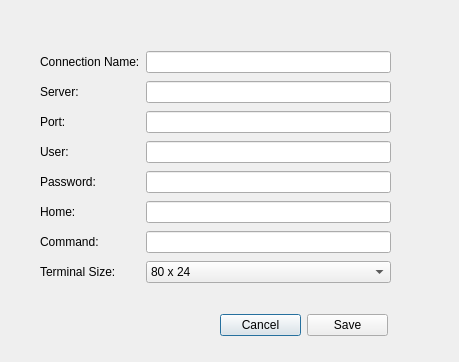
<?xml version="1.0" encoding="UTF-8"?>
<ui version="4.0">
 <class>HelicalServerDetailsDialog</class>
 <widget class="QDialog" name="HelicalServerDetailsDialog">
  <property name="geometry">
   <rect>
    <x>0</x>
    <y>0</y>
    <width>459</width>
    <height>362</height>
   </rect>
  </property>
  <property name="windowTitle">
   <string>Dialog</string>
  </property>
  <widget class="QWidget" name="layoutWidget">
   <property name="geometry">
    <rect>
     <x>40</x>
     <y>49</y>
     <width>351</width>
     <height>244</height>
    </rect>
   </property>
   <layout class="QGridLayout" name="gridLayout">
    <item row="0" column="1">
     <widget class="QLineEdit" name="connectionNameLineEdit"/>
    </item>
    <item row="2" column="1">
     <widget class="QLineEdit" name="serverPortLineEdit"/>
    </item>
    <item row="6" column="0">
     <widget class="QLabel" name="commandLabel">
      <property name="text">
       <string>Command:</string>
      </property>
     </widget>
    </item>
    <item row="6" column="1">
     <widget class="QLineEdit" name="commandLineEdit"/>
    </item>
    <item row="4" column="1">
     <widget class="QLineEdit" name="userPasswordLineEdit"/>
    </item>
    <item row="1" column="1">
     <widget class="QLineEdit" name="serverNameLineEdit"/>
    </item>
    <item row="2" column="0">
     <widget class="QLabel" name="serverPortLabel">
      <property name="text">
       <string>Port:</string>
      </property>
     </widget>
    </item>
    <item row="3" column="1">
     <widget class="QLineEdit" name="userNameLineEdit"/>
    </item>
    <item row="0" column="0">
     <widget class="QLabel" name="connectionNameLabel">
      <property name="text">
       <string>Connection Name:</string>
      </property>
     </widget>
    </item>
    <item row="1" column="0">
     <widget class="QLabel" name="serverNameLabel">
      <property name="text">
       <string>Server:</string>
      </property>
     </widget>
    </item>
    <item row="5" column="1">
     <widget class="QLineEdit" name="userHomeLineEdit"/>
    </item>
    <item row="4" column="0">
     <widget class="QLabel" name="userPasswordLabel">
      <property name="text">
       <string>Password:</string>
      </property>
     </widget>
    </item>
    <item row="3" column="0">
     <widget class="QLabel" name="userNameLabel">
      <property name="text">
       <string>User:</string>
      </property>
     </widget>
    </item>
    <item row="5" column="0">
     <widget class="QLabel" name="userHomeLabel">
      <property name="text">
       <string>Home:</string>
      </property>
     </widget>
    </item>
    <item row="7" column="1">
     <widget class="QComboBox" name="terminalSizeMenu">
      <item>
       <property name="text">
        <string>80 x 24</string>
       </property>
      </item>
      <item>
       <property name="text">
        <string>80 x 43</string>
       </property>
      </item>
      <item>
       <property name="text">
        <string>132 x 24</string>
       </property>
      </item>
      <item>
       <property name="text">
        <string>132 x 43</string>
       </property>
      </item>
     </widget>
    </item>
    <item row="7" column="0">
     <widget class="QLabel" name="terminalSizeLabel">
      <property name="text">
       <string>Terminal Size:</string>
      </property>
     </widget>
    </item>
   </layout>
  </widget>
  <widget class="QWidget" name="layoutWidget1">
   <property name="geometry">
    <rect>
     <x>220</x>
     <y>310</y>
     <width>168</width>
     <height>31</height>
    </rect>
   </property>
   <layout class="QHBoxLayout" name="horizontalLayout">
    <item>
     <widget class="QPushButton" name="cancelButton">
      <property name="text">
       <string>Cancel</string>
      </property>
     </widget>
    </item>
    <item>
     <widget class="QPushButton" name="saveButton">
      <property name="text">
       <string>Save</string>
      </property>
     </widget>
    </item>
   </layout>
  </widget>
 </widget>
 <resources/>
 <connections/>
</ui>
